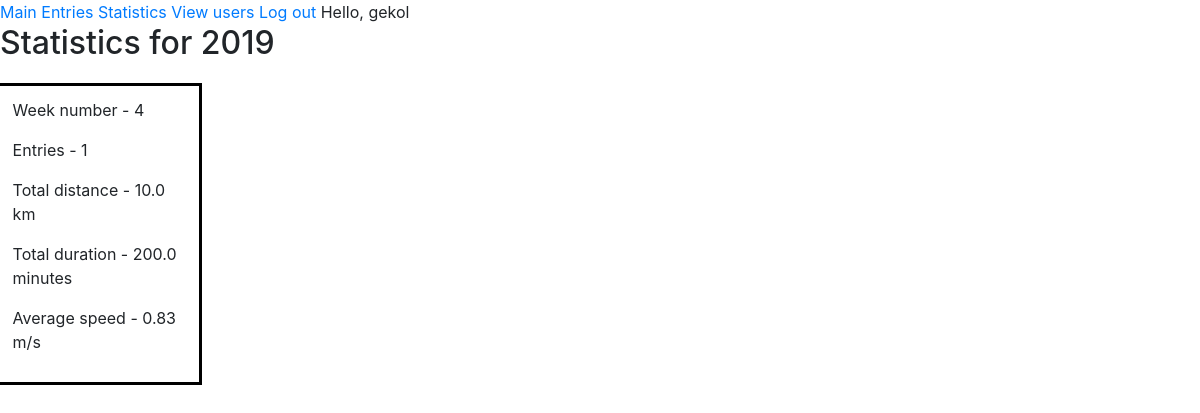
The app's page /statistics (signed in), older data.
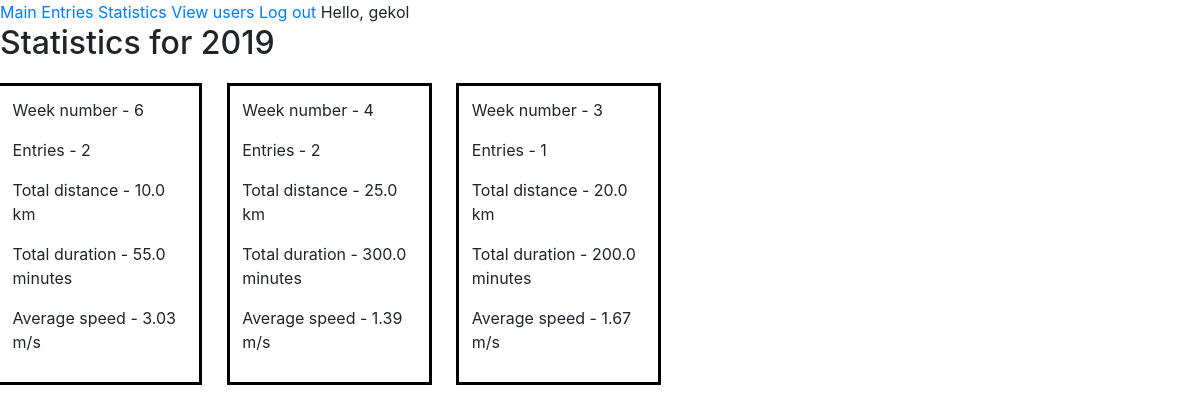
The same page, newer data.
### entries/models.py (models this page shows, shortened)
class Entry(models.Model):
    date = models.DateField()
    distance = models.FloatField()
    duration = models.FloatField()
    owner = models.ForeignKey(User, on_delete=models.CASCADE)
    class Meta:
        verbose_name_plural = "Entries"

### entries/views.py (the view)
# urls.py: path("statistics", views.statistics, name="statistics"),
def statistics(request):
    current_year = datetime.date.today().year
    start = datetime.date(current_year - 1, 1, 1)
    end = datetime.date(current_year, 1, 1)
    last_year_entries = Entry.objects.filter(owner=request.user, date__gte=start, date__lt=end).order_by("date")
    stats = []
    current_week = 0
    for entry in last_year_entries:
        isodata = entry.date.isocalendar()
        week = isodata[1]
        if (current_week < week):
            stats.append({"week": week, "distance": entry.distance, "duration": entry.duration, "number": 1})
            current_week = week
        elif current_week == week:
            stats[len(stats) - 1]["distance"] += entry.distance
            stats[len(stats) - 1]["duration"] += entry.duration
            stats[len(stats) - 1]["number"] += 1
        else:
            stats.append({"week": datetime.date(current_year - 1, 12, 24).isocalendar()[1] + 1, "distance": entry.distance, "duration": entry.duration, "number": 1})
            current_week = week
    for i in range(len(stats)):
        stats[i]["average"] = round((stats[i]["distance"] * 1000) / (stats[i]["duration"] * 60), 2)
    stats.reverse()
    return render(request, "statistics.html", {"stats": stats, "year": current_year - 1})

### entries/templates/statistics.html (shortened to what this page needs)
{% extends "main_page.html" %}
{% block content %}
    <h2>Statistics for {{ year }}</h2>
    {% if stats|length > 0 %}
        <div class="row">
            {% for week in stats %}
                <div class="col-md-2" style="border: 3px black solid; margin: 1%; padding: 1%">
                    <p>Week number - {{ week.week }}</p>
                    <p>Entries - {{ week.number }}</p>
                    <p>Total distance - {{ week.distance }} km</p>
                    <p>Total duration - {{ week.duration }} minutes</p>
                    <p>Average speed - {{ week.average }} m/s</p>
                </div>
            {% endfor %}
        </div>
    {% else %}
        <h6>There are no entries for {{ year }}</h6>
    {% endif %}
{%  endblock %}

Row changes from the older to the newer data that the page shows:
no longer on this page (row unchanged): Entry: distance "10.0", duration "200.0"
added Entry: distance "20.0", duration "200.0"
Text that changed along with them:
new list line: "Week number - 6 Entries - 2 Total distance - 10.0 km Total duration - 55.0 minutes Average speed - 3.03 m/s"
new list line: "Week number - 4 Entries - 2 Total distance - 25.0 km Total duration - 300.0 minutes Average speed - 1.39 m/s"
new list line: "Week number - 3 Entries - 1 Total distance - km Total duration - minutes Average speed - 1.67 m/s"
list line gone: "Week number - 4 Entries - 1 Total distance - km Total duration - minutes Average speed - 0.83 m/s"
